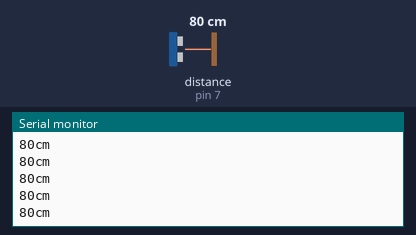
This sketch was run on a simulated Arduino Uno, built with avr-gcc and run on an emulated ATmega328P. Parts: the last lines printed to the serial monitor. Wiring (inferred from the names in the program): ultrasonic range finder: trigger pin 7; echo pin 7. The inputs (shaded band) are chosen by the test bench; at power-on: distance to the obstacle (sensor on pin 7) 80 cm. The echo pulse lasts 58.3 µs per cm.

Above: at 1.2 s.
1.3 s: distance to the obstacle (sensor on pin 7) set to 120 cm
At 1.49 s:
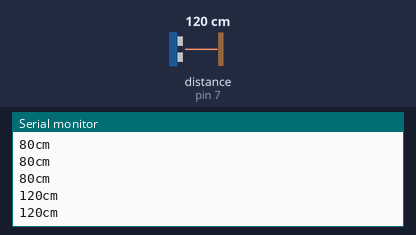
4.3 s: distance to the obstacle (sensor on pin 7) set to 2 cm
At 4.3 s:
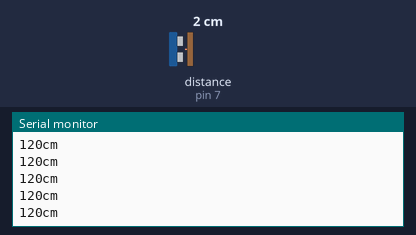
Timing chart, 0 to 7.3 s (numbered marks = the images above; inputs shaded):
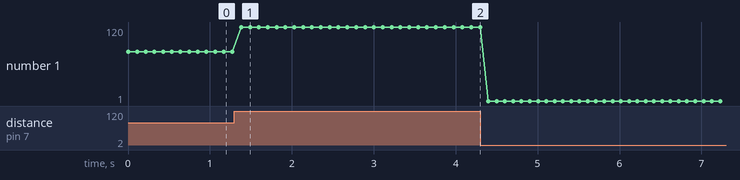

Measured:
- after the input at 1.3 s, the serial monitor: prints a new line after 0.08 s (image 1)
- plotted number 1: 80 → 120 after the input at 1.3 s, 120 → 1 after the input at 4.3 s

The sketch:

Task1.1P.ino
```cpp
// Set the PINS for the button and LED
const uint8_t SENSOR_PIN = 7;
const uint8_t LED_PIN = 13;

// Create setup function
void setup()
{
  // Start the serial monitor
  Serial.begin(9600);
}

void loop()
{
  long duration, cm;

  // The PING))) is triggered by a HIGH pulse of 2 or more microseconds.
  // Give a short LOW pulse beforehand to ensure a clean HIGH pulse:
  pinMode(SENSOR_PIN, OUTPUT);
  digitalWrite(SENSOR_PIN, LOW);
  delayMicroseconds(2);
  digitalWrite(SENSOR_PIN, HIGH);
  delayMicroseconds(5);
  digitalWrite(SENSOR_PIN, LOW);

  // The same pin is used to read the signal from the PING))): a HIGH pulse
  // whose duration is the time (in microseconds) from the sending of the ping
  // to the reception of its echo off of an object.
  pinMode(SENSOR_PIN, INPUT);
  duration = pulseIn(SENSOR_PIN, HIGH);

  cm = microsecondsToCentimeters(duration);

  Serial.print(cm);
  Serial.print("cm");
  Serial.println();

  if(cm < 100)
  {
    digitalWrite(LED_PIN, HIGH);
  }
  else
  {
    digitalWrite(LED_PIN, LOW);
  }


  delay(100);
}

long microsecondsToCentimeters(long microseconds) {
  // The speed of sound is 340 m/s or 29 microseconds per centimeter.
  // The ping travels out and back, so to find the distance of the object we
  // take half of the distance travelled.
  return microseconds / 29 / 2;
}
```
